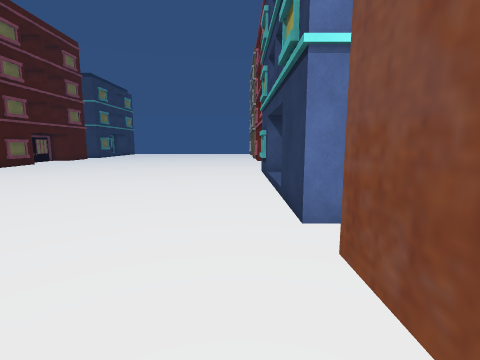
[1] (above)

18 first-person views from a walk through a Unity game level. The camera is 1.5 m above the floor, tilts 8° down and sees 85° across. The floor is counted in squares, 1 m on a side. Each view is taken from the middle of a square. On the plan, view 1 faces up. The plan holds only what a view shows up to about 14 squares ahead; the rest is blank. The place goes on beyond the plan. The player is left out. Some animated figures are not drawn. Some surface patterns are stand-ins.

[2]
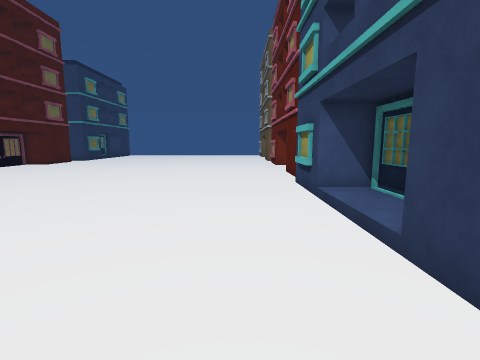

[3]
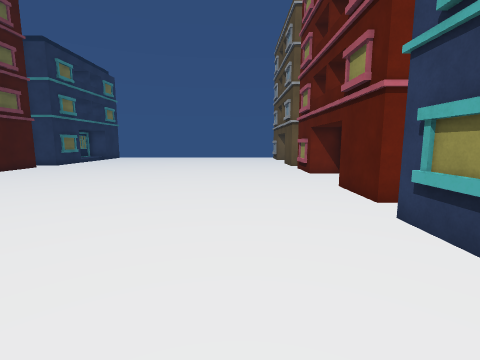

[4]
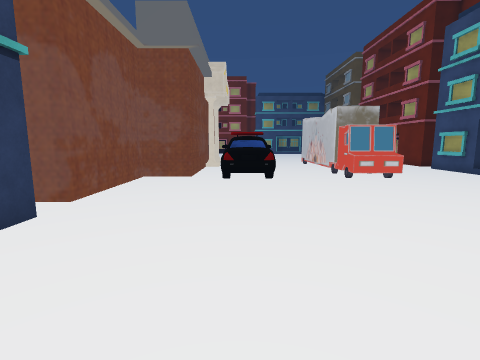

[5]
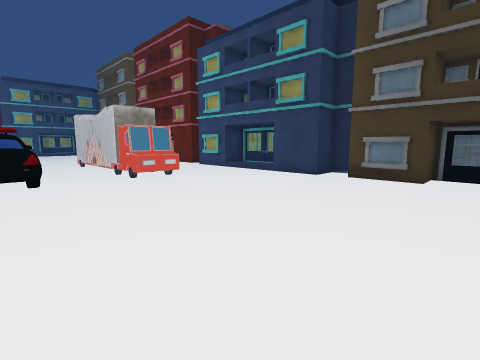

[6]
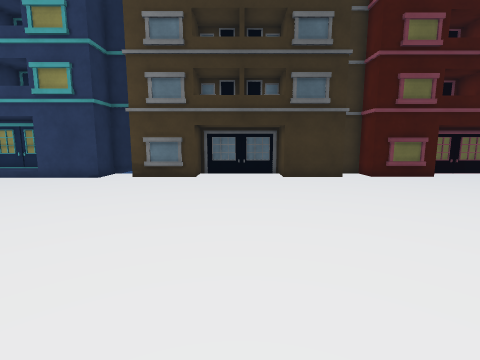

[7]
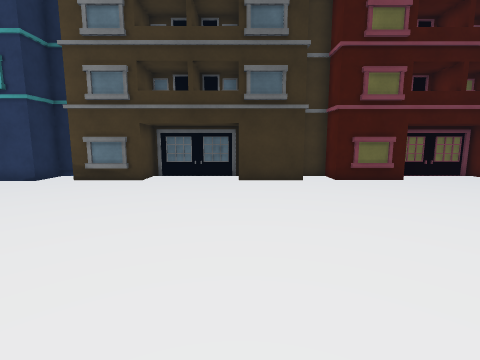

[8]
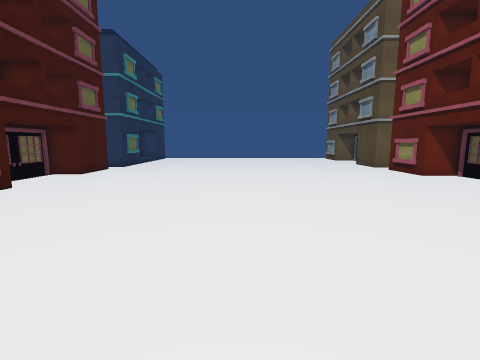

[9]
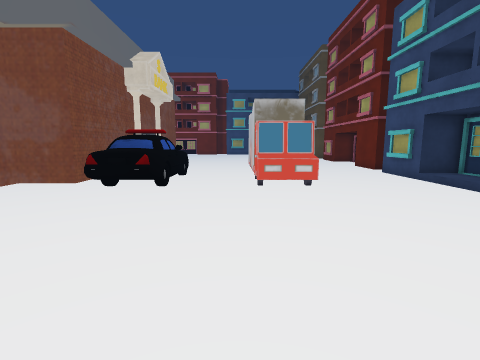

[10]
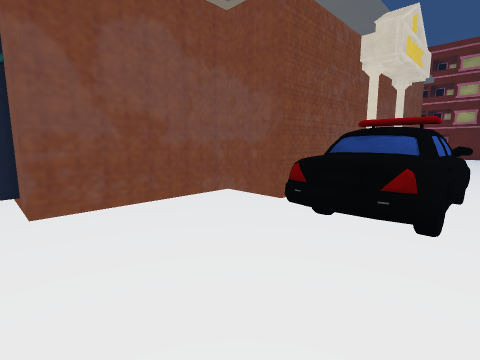

[11]
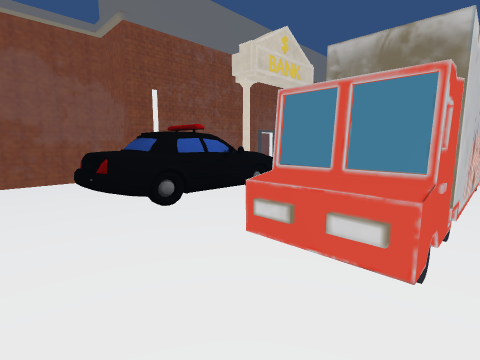

[12]
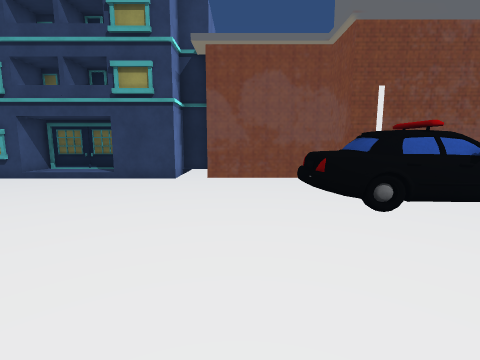

[13]
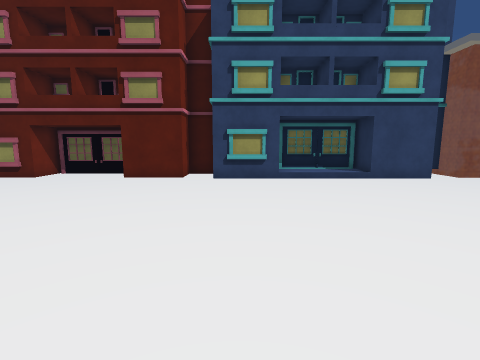

[14]
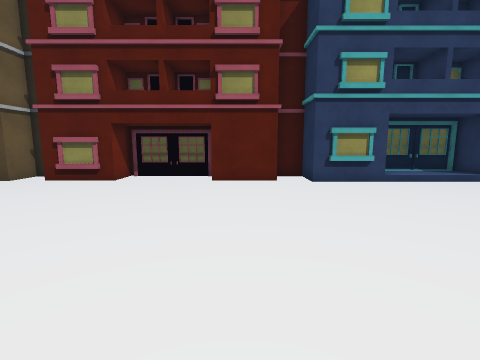

[15]
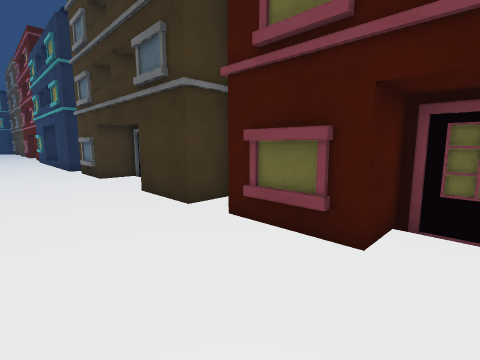

[16]
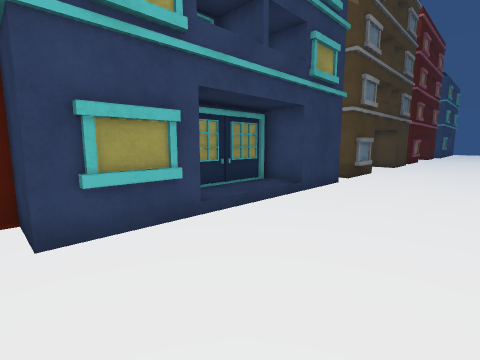

[17]
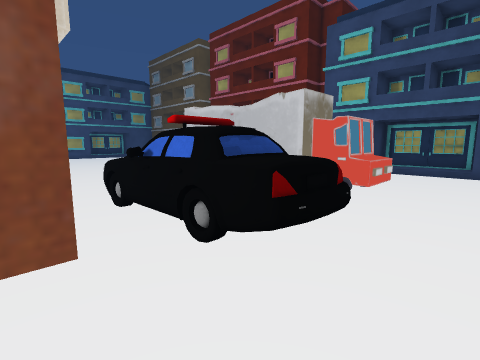

[18]
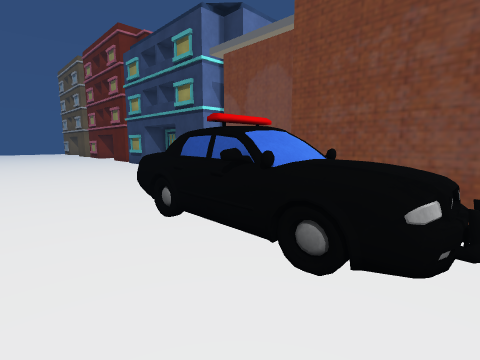

### Floor plan
Points are (right, up) in squares from view 1. A wall is a line through its corners. A room is listed if a view was taken in it or the views show most of it. See-through windows are left out.
Room 1 (views 1, 2, 3, 4, 5, 6, 7, 8, 9, 10, 11, 12, 13, 14, 15, 16, 17, 18)
walls: (-14.4, 7.5) (-14.4, 5.8); (-14.4, 3.8) (-14.4, 1.2) (-15.9, 1.2) (-15.9, -2.8) (-14.4, -2.8) (-14.4, -5.6) (-16.2, -5.6); (2.7, 7.5) (2.7, 11.1); (3, 11.3) (1.2, 11.3) (1.2, 14.1) (2.9, 14.1) (2.9, 15.5) (1.4, 15.5) (1.4, 18.2); (-16, 14.6) (-14.6, 14.6) (-14.6, 11.9) (-16.2, 11.9) (-16.2, 8) (-14.6, 8) (-14.6, 5.2); (-15.9, 4.8) (-15.9, 3.8); (-7.6, -0.5) (-7.6, -5.6); (-9.6, -1.2) (-7.5, -1.2); (-9.6, -2.4) (-9.6, -0.5); (2.9, 18.3) (2.9, 21.9); (-16.5, 18.8) (-14.6, 18.8) (-14.6, 16) (-16.2, 16) (-16.2, 14.9); (3.2, 22.1) (1.4, 22.1) (1.4, 24.5); (-14.6, 24.1) (-14.6, 22.7) (-16.2, 22.7) (-16.2, 18.9); (-9.6, -6.5) (-9.6, -2.6); (-0.8, -6.5) (-0.8, -1.8) (1.4, -1.8) (1.4, 3.4) (2.7, 3.4) (2.7, 4.8) (1.2, 4.8) (1.2, 7.4) (3, 7.4)
low walls: (1, 11.8) (1, 13.6); (-9.6, -0.5) (-7.6, -0.5)
objects: car (-4, -6) to (-2, 0)

Positions as (right, up) in squares from view 1, and headings:
1: (0, 0), facing up
2: (-1, 4), facing up
3: (-2, 9), facing up
4: (-3, 10), facing down
5: (-3, 10), facing down-left
6: (-3, 10), facing left
7: (-4, 12), facing left
8: (-7, 10), facing up
9: (-7, 8), facing down
10: (-5, 4), facing down-right
11: (-10, 2), facing down-right
12: (-10, 2), facing right
13: (-10, 13), facing right
14: (-9, 17), facing right
15: (-11, 20), facing down-left
16: (-10, -6), facing up-left
17: (0, 2), facing down-left
18: (-7, -6), facing up-right
